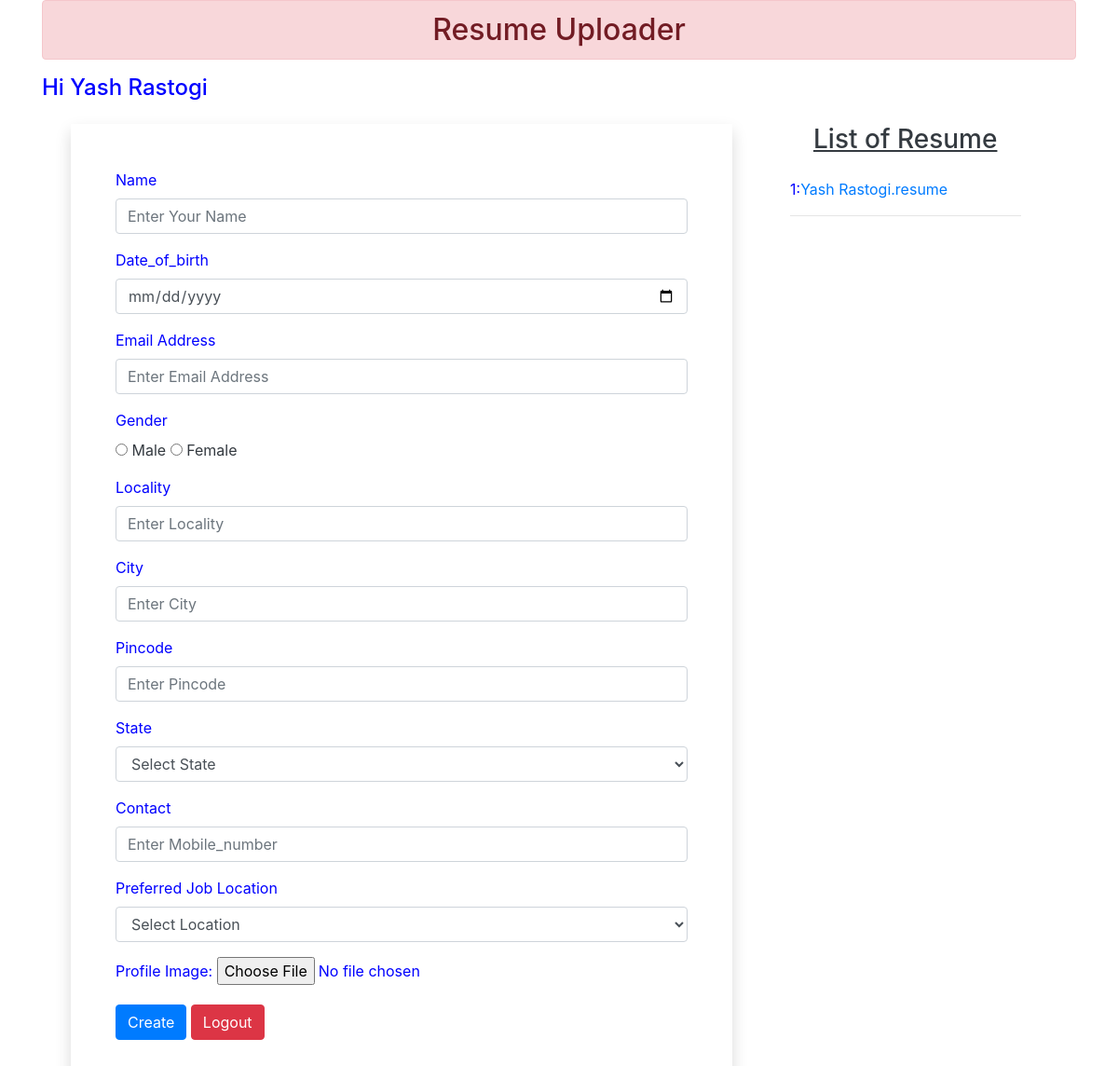
Before: /ResumeForm/ (signed in) with the older database file.
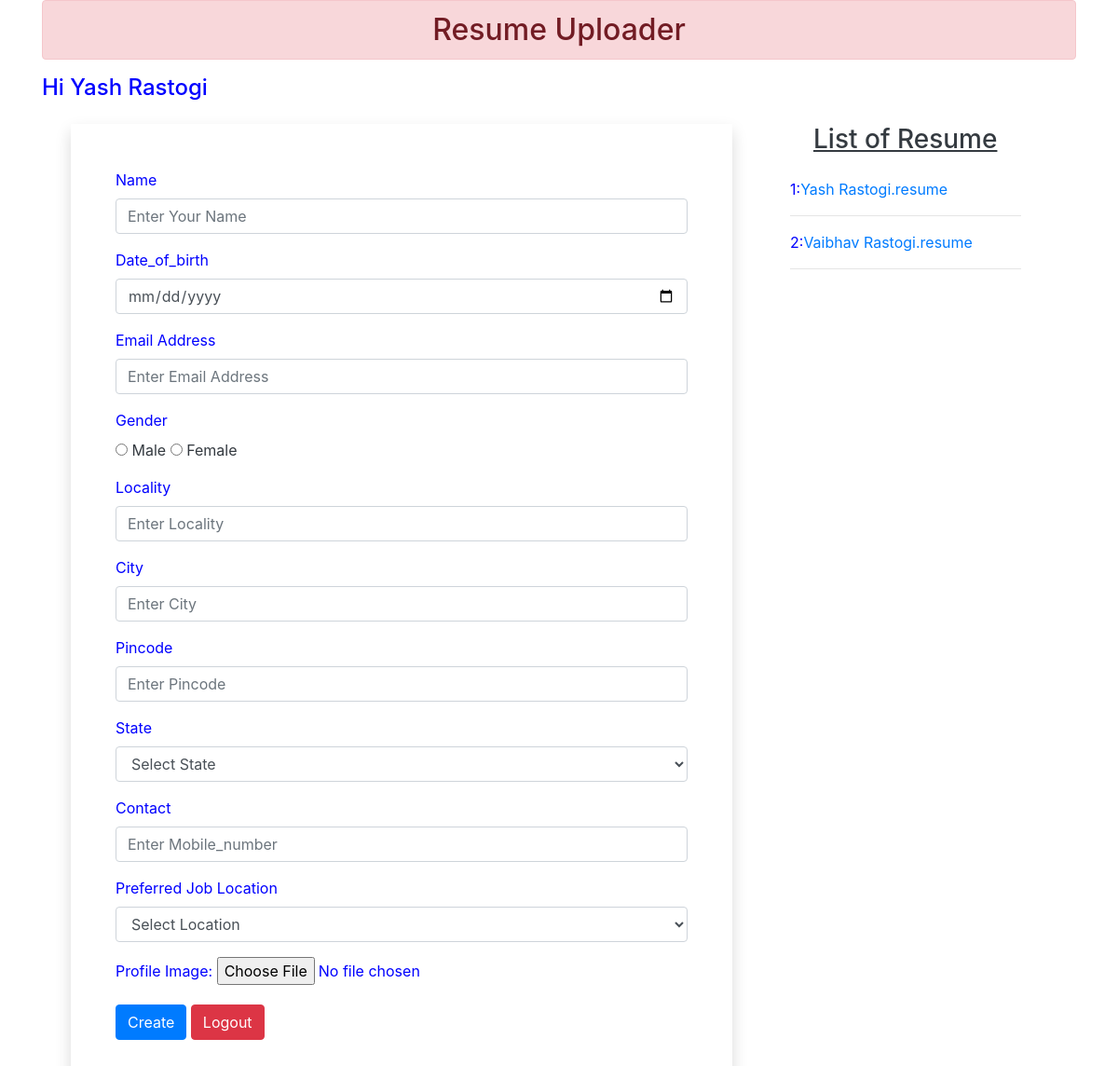
After: the same page with the newer database file.
### VRmaker/models.py (models this page shows, shortened)
class CustomUser(AbstractBaseUser):
    email = models.EmailField(verbose_name='Email',max_length=255, unique=True,null=True,blank=True)
    first_name = models.CharField(max_length=200,null=True,blank=True)
    last_name = models.CharField(max_length=200,null=True,blank=True)
    phone_number = models.CharField(max_length=15,null=True,blank=True)
    is_active = models.BooleanField(default=True)
    is_admin = models.BooleanField(default=False)
    created_at = models.DateTimeField(auto_now_add=True)
    updated_at = models.DateTimeField(auto_now=True)
    is_superuser = models.BooleanField(default=False)
    objects = CustomUserManager()
    USERNAME_FIELD = 'email'
    EMAIL_FIELD = 'email'
    REQUIRED_FIELDS = ['first_name', 'last_name', 'phone_number']
    class Meta:
        verbose_name = 'User Setting'
        verbose_name_plural = 'User Settings'

class Filldetails(models.Model):
    name=models.CharField(max_length=100)
    dob=models.DateField(auto_now=False,auto_now_add=False)
    email=models.EmailField(max_length=100)
    gender=models.CharField(max_length=100)
    locality=models.CharField(max_length=100)
    city=models.CharField(max_length=100)
    pincode=models.IntegerField(null=True)
    state=models.CharField(max_length=100)
    contact=models.IntegerField(null=True)
    preferredJL=models.CharField(max_length=100)
    image=models.ImageField(upload_to="myimage",null=True)

### VRmaker/views.py (the view, shortened to what this page needs)
# urls.py: path('ResumeForm/',views.ResumeForm.as_view(),name='fillup'),
class ResumeForm(View):
        def get(self,request):
            if request.user.is_authenticated:
                data=Filldetails.objects.all()
                return render(request,'VRmaker/fillup.html',{'datas':data})
            return HttpResponseRedirect('/login/')

### VRmaker/templates/VRmaker/fillup.html (shortened to what this page needs)
{% extends 'VRmaker/base.html' %}
{% load static %}
{% block content %}
<div>
    <h2 class="alert alert-danger text-center">Resume Uploader</h2>
</div>
<h4>Hi {{request.user.first_name}} {{request.user.last_name}}</h4>
<div class="container">
    <div class="row">
        <div class="col-sm-8 m-3 ">
            <form action="" method="post" class=" shadow p-5" enctype="multipart/form-data">
                <div class="form-group">
                    <label>Name</label>
                    <input type="text" name="name" class="form-control" required id="exampleInputname"
                        placeholder="Enter Your Name"><b></b>
                </div>
                <div class="form-group">
                    <label>Date_of_birth</label>
                    <input type="date" name="dob" class="form-control" required id="exampleInputdate"
                        placeholder="Enter Date_of_birth"><b></b>
                </div>
                <div class="form-group">
                    <label>Email Address</label>
                    <input type="email" name="email" class="form-control" required id="exampleInputEmail1"
                        placeholder="Enter Email Address"><b></b>
                </div>
                <div class="form-group">
                    <label for="exampleInputPassword1">Gender</label><br>
                    <input type="radio" name="gender" value="male"> <span class="text-dark">Male</span>
                    <input type="radio" name="gender" value="female"> <span class="text-dark">Female</span>
                </div>
                <div class="form-group">
                    <label>Locality</label>
                    <input type="text" name="locality" class="form-control" required id="exampleInputlocality"
                        placeholder="Enter Locality"><b></b>
                </div>
                <div class="form-group">
                    <label>City</label>
                    <input type="text" name="city" class="form-control" required id="exampleInputcity"
                        placeholder="Enter City"><b></b>
                </div>
                <div class="form-group">
                    <label>Pincode</label>
                    <input type="number" name="pincode" class="form-control" required id="exampleInputpincode"
                        placeholder="Enter Pincode"><b></b>
                </div>
                <div class="form-group">
                    <label for="state">State</label>
                    <select name="state" id="state" required class="form-control">
                        <option value="SelectState">Select State</option>
                    </select><b></b>
                </div>
                <div class="form-group">
                    <label>Contact</label>
                    <input type="text" name="contact" class="form-control" required id="exampleInputcontact"
                        placeholder="Enter Mobile_number"><b></b>
                </div>
                <div class="form-group">
                    <label for="preferredJL">Preferred Job Location</label>
                    <select name="preferredJL" id="state" required class="form-control">
                        <option value="SelectState">Select Location</option>
                        <option value="Sitapur">Sitapur</option></select><b></b>
                </div>
                <div class="form-group">
                    <label for="exampleFormControlFile1">Profile Image:</label>
                    <input type="file" name="image" class="form-control-image" id="exampleFormControlimage">
                </div>
                <button type="submit" class="btn btn-primary">Create</button>
                <a href="{% url 'logout' %}" class=" btn btn-danger">Logout</a>
            </form>
        </div>
        <div class="col-sm-3 m-3">
            <h3 class="text-center text-dark mb-4"><u>List of Resume</u></h3>
            {% for data in datas %}
            {{data.id}}:<a href="{% url 'showup' data.id %}">{{data.name}}.resume</a><br>
            <hr>
            {% endfor %}
        </div>
    </div>
</div>
{% endblock %}

### VRmaker/templates/VRmaker/base.html (shortened to what this page needs)
<!doctype html>
{% load static %}
<html lang="en">
<head>
    <link rel="stylesheet" href="https://cdn.jsdelivr.net/npm/bootstrap@4.6.2/dist/css/bootstrap.min.css"
>
</head>
<body>
    <div class="container">
        <div class="row">
            <div class="col-sm-12">
                {% block content %}
                {% endblock content %}
            </div>
        </div>
    </div>
</body>
</html>

### VRmaker/templates/VRmaker/fillup.html (style rules this page uses)
body { background-color: white; color: blue; }

Changed rows visible on the page:
added Filldetails: id "2", name "Vaibhav Rastogi"
